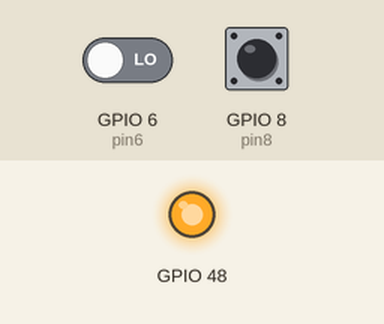
This sketch was run on a simulated ESP32-S3. On the bench: output pins drawn as LEDs (lit = HIGH). The inputs (shaded band) are chosen by the test bench; at power-on: GPIO 8 (pin8) LOW, GPIO 6 (pin6) LOW.

Above: at 1.2 s.
1.3 s: GPIO 8 (pin8) pulsed HIGH 5 times (0.12 s each, 0.3 s apart)
At 4.5 s:
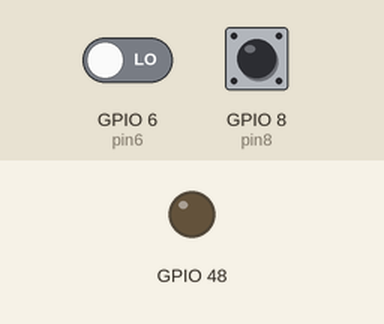
Timing chart, 0 to 6.0 s (numbered marks = the images above; inputs shaded):
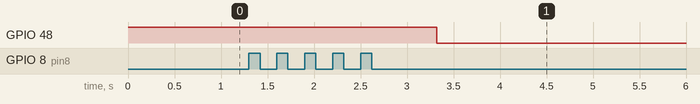

The sketch:

t2s2.ino
```cpp
int on = 0;
int pin8 = 8;
int pin6 = 6;
unsigned long duration8;
unsigned long duration6;

void setup() {
  Serial.begin(115200);//debug
  pinMode(LED_BUILTIN, OUTPUT);
  pinMode(pin8, INPUT);
  pinMode(pin6, INPUT);
  digitalWrite(LED_BUILTIN, HIGH);
  start();
}
void start(){

}
void loop() {
  duration8 = pulseIn(pin8, HIGH);
  duration6 = pulseIn(pin6, HIGH);
  if (duration8 > 5000){
    on = 1;
  }
  if (duration6 > 3000){
    on = 0;
    ESP.restart();
  }
  if (on == 1){
    digitalWrite(LED_BUILTIN, LOW);
    delay(duration8/2);
    digitalWrite(LED_BUILTIN, HIGH);
    delay(duration8/2);
  }else{
    digitalWrite(LED_BUILTIN, HIGH);
  }
}
```

Measured:
- after the input at 1.3 s, GPIO 48: HIGH → LOW after 2.0 s
